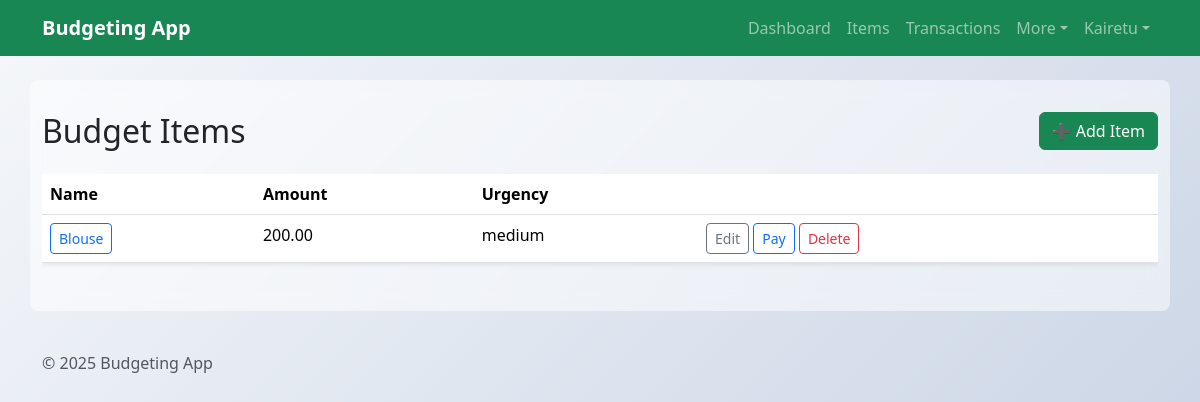
Before: /BudgetingApp/budgetitems/ (signed in) with the older database file.
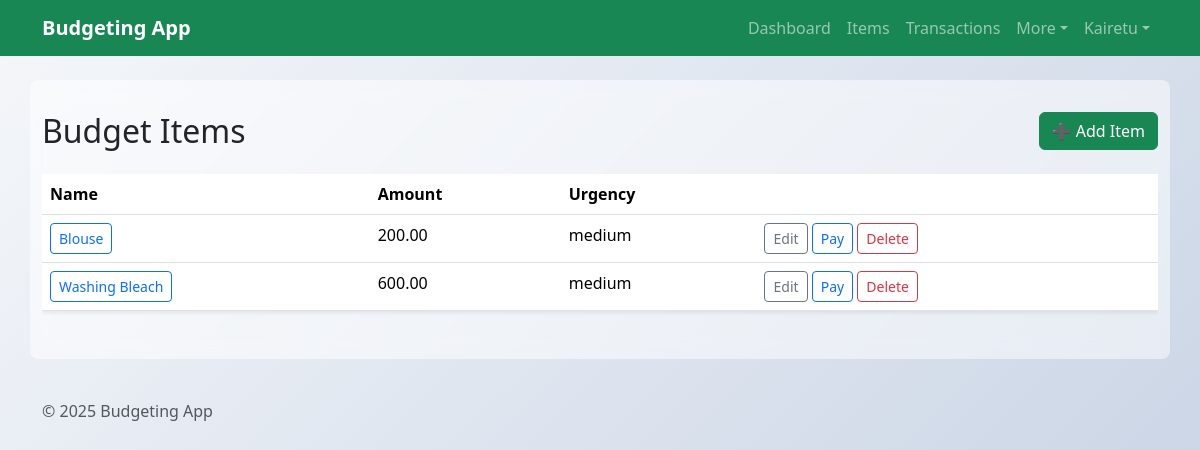
After: the same page with the newer database file.
### BudgetingApp/models.py (models this page shows, shortened)
class BudgetItem(models.Model):
    owner = models.ForeignKey(settings.AUTH_USER_MODEL, on_delete=models.CASCADE, null=True, blank=True, related_name='budget_items')
    name = models.CharField(max_length=100)
    category = models.CharField(max_length=100, blank=True, null=True)
    amount = models.DecimalField(max_digits=10, decimal_places=2)
    description = models.TextField(blank=True, null=True)
    urgency = models.CharField(max_length=50, choices=[
        ('low', 'Low'),
        ('medium', 'Medium'),
        ('high', 'High')
    ])
    created_at = models.DateTimeField(auto_now_add=True)
    updated_at = models.DateTimeField(auto_now=True)

### BudgetingApp/views.py (the view)
# urls.py: path('budgetitems/', views.BudgetItemListView.as_view(), name='budgetitem-list'),
class BudgetItemListView(LoginRequiredMixin, ListView):
    model = BudgetItem
    template_name = 'BudgetingApp/BudgetItem_list.html'
    def get_queryset(self):
        if self.request.user.is_authenticated:
            return BudgetItem.objects.filter(owner=self.request.user)
        return BudgetItem.objects.none()

### BudgetingApp/templates/BudgetingApp/BudgetItem_list.html
{% extends 'BudgetingApp/base.html' %}
{% block content %}
<div class="d-flex justify-content-between align-items-center mb-4">
  <h2 class="mb-0">Budget Items</h2>
  <a class="btn btn-success" href="{% url 'budgetitem-add' %}">➕ Add Item</a>
</div>
<div class="table-responsive">
  <table class="table table-hover shadow-sm">
  <thead>
    <tr>
      <th>Name</th>
      <th>Amount</th>
      <th>Urgency</th>
      <th></th>
    </tr>
  </thead>
  <tbody>
    {% for item in object_list %}
    <tr>
      <td><a class="btn btn-sm btn-outline-primary" href="{% url 'budgetitem-detail' item.pk %}">{{ item.name }}</a></td>
      <td>{{ item.amount }}</td>
      <td>{{ item.urgency }}</td>
      <td>
        <a class="btn btn-sm btn-outline-secondary" href="{% url 'budgetitem-edit' item.pk %}">Edit</a>
        <a class="btn btn-sm btn-outline-primary" href="{% url 'payments' %}">Pay</a>
        <a class="btn btn-sm btn-outline-danger" href="{% url 'budgetitem-delete' item.pk %}">Delete</a>
      </td>
    </tr>
    {% empty %}
    <tr><td colspan="4" class="text-center text-muted py-3">No items yet.</td></tr>
    {% endfor %}
  </tbody>
</table>
</div>
{% endblock %}

Changed rows visible on the page:
added BudgetItem: name "Washing Bleach", amount "600.00", urgency "medium"
